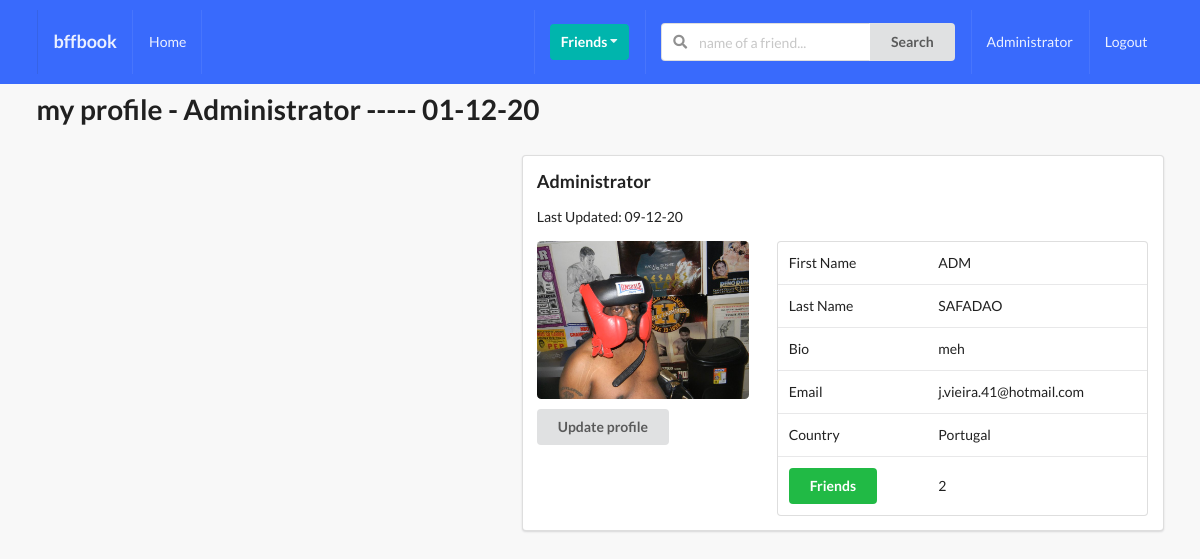
Screenshot of /profiles/myprofile/ (signed in) with the database file from the repository.
### perfil/models.py (models this page shows, shortened)
class Profile(models.Model):
    first_name = models.CharField(max_length=25)
    last_name = models.CharField(max_length=25)
    username = models.OneToOneField(User, on_delete=models.CASCADE) #se user for apagado, username também é
    bio = models.TextField(default="write something beautiful about you :)", max_length=300)
    email = models.EmailField(max_length=200)
    country = models.CharField(max_length=25)
    avatar = models.ImageField(default = "avatar.png", upload_to = '')
    background = models.ImageField(default="bckg.jpg", upload_to = '')
    friends = models.ManyToManyField(User, blank=True, related_name='friends')
    slug = models.SlugField(unique=True, blank=True)
    updated = models.DateTimeField(auto_now=True)
    created = models.DateTimeField(auto_now_add=True)
    def get_friends(self):
        return self.friends.all()
    def get_friends_no(self):
        return self.friends.count()
    def updated_str(self):
        new_updated = self.updated.strftime('%d-%m-%y')
        return new_updated
    def __str__(self):
        return f"{self.username} ----- {self.created.strftime('%d-%m-%y')}"

### perfil/views.py (the view)
# urls.py: path('myprofile/', my_profile_view, name="my-profile-view")
def my_profile_view(request):
    obj = Profile.objects.get(username=request.user)
    form = ProfileModelForm(request.POST or None, request.FILES or None, instance=obj)
    confirm = False
    if request.method == 'POST':
        if form.is_valid():
            form.save()
            confirm = True
    context = {
        'obj': obj,
        'form': form,
        'confirm': confirm,
    }
    return render(request, 'perfil/myprofile.html', context)

### perfil/forms.py
class ProfileModelForm(forms.ModelForm):
    class Meta:
        model = Profile
        fields = ('first_name', 'last_name', 'bio', 'avatar')

### perfil/templates/perfil/myprofile.html (shortened to what this page needs)
{% extends 'base.html' %}
{% block content %}
<h1>my profile - {{obj}}</h1>
<div class="ui segment max-content-width right">
    <h3>{{obj.username}}</h3>
    <p>Last Updated: {{obj.updated_str}}</p>
    <div class="ui grid">
        <div class="row">
            <div class="six wide column">
                <img class="ui medium rounded image" src="{{obj.avatar.url}}">
                <div class="row mt-10">
                    <button class="ui sencondary button" id="modal-btn">Update profile</button>
                </div>
            </div>
            <div class="ten wide column">
                <table class="ui table">
                    <tbody>
                    <tr>
                        <td>First Name</td>
                        <td>{{obj.first_name}}</td>
                    </tr>
                    <tr>
                        <td>Last Name</td>
                        <td>{{obj.last_name}}</td>
                    </tr>
                    <tr>
                        <td>Bio</td>
                        <td>{{obj.bio}}</td>
                    </tr>
                    <tr>
                        <td>Email</td>
                        <td>{{obj.email}}</td>
                    </tr>
                    <tr>
                        <td>Country</td>
                        <td>{{obj.country}}</td>
                    </tr>
                    <tr>
                        <td id="friend_list_popup"><button class="positive ui button">Friends</button></td>
                        <td>{{obj.get_friends_no}}</td>
                    </tr>
                    </tbody>
                </table>
            </div>
        </div>
    </div>
</div>
{% endblock content %}

### templates/main/navbar.html (shortened to what this page needs)
<div class="ui inverted menu nav mb-7">
  <div class="ui container">
    <a href="" class="item">
        <h3>bffbook</h3>
    </a>
    {% if request.user.is_authenticated %}
    <a href="" class="item">
        Home
    </a>
    {% endif %}
    <div class="right menu">
        {% if request.user.is_authenticated %}
        <div class="item">
            <div class="ui floating dropdown icon button teal"> Friends
                <i class="dropdown icon"></i>
             </div>
        </div>
             <div class="item">
              <form action="" method="GET">
                <div class="ui action left icon input">
                <input class="prompt" type="text" name='q' placeholder="name of a friend...">
                <button type='submit' class="ui button">Search</button>
                </div>
            </form>
            </div>
            <a href="" class="item">
                 {{ request.user }}
            </a>
            <a href="" class="ui item">
                Logout
            </a>
        {% else %}
        <a href="" class="ui item">
                Login
            </a>
        {% endif %}
    </div>
  </div>
</div>

### static_project/style.css (style rules this page uses)
body { background: #F8F8F8 !important; }
.nav { border-radius: 0px !important; padding: 10px 0 10px 0 !important; background-color: #396afc !important; }
.mb-7 { margin-bottom: 7px !important; }
.mt-10 { margin-top: 10px !important; }
.max-content-width { width: max-content; }
.right { float: right; }

### rows the page displays
Profile: username+created "Administrator ----- 01-12-20", username "Administrator", updated_str "09-12-20", avatar (picture), first_name "ADM", last_name "SAFADAO", bio "meh", email "j.vieira.41@hotmail.com", country "Portugal", get_friends_no "2"

### other values shown
{{ request.user }} "Administrator"
